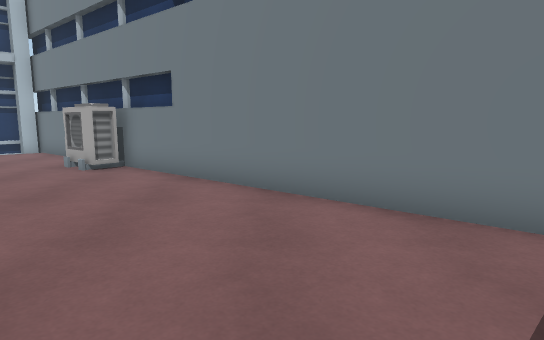
View 1 (above)

18 first-person views from a walk through a scene from a Unity 3-D project. The camera is 1.3 m above the floor, tilts 8° down and sees 75° across. The floor is counted in squares, 1 m on a side. Each view is taken from the middle of a square. On the plan, view 1 faces up. The plan holds only what a view shows up to about 15 squares ahead; the rest is blank. The place goes on beyond the plan. The player character is not drawn.

View 2
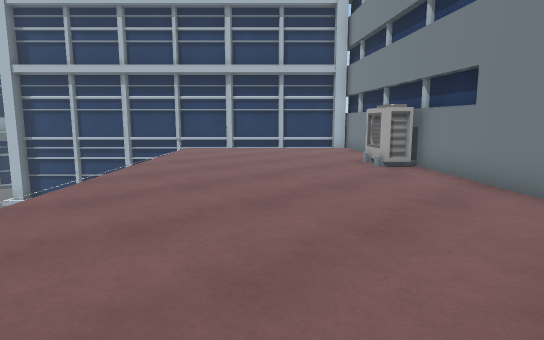

View 3
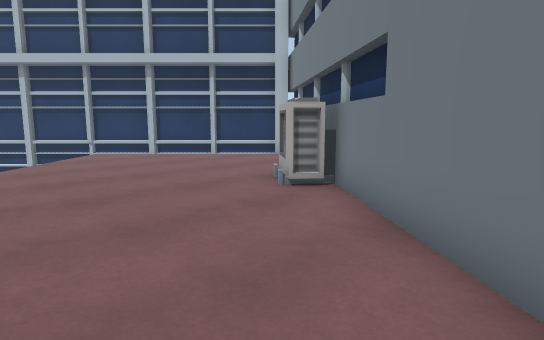

View 4
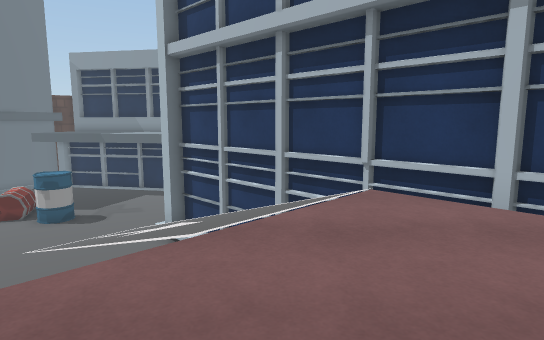

View 5
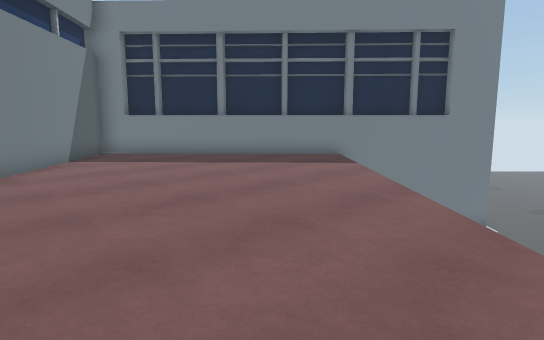

View 6
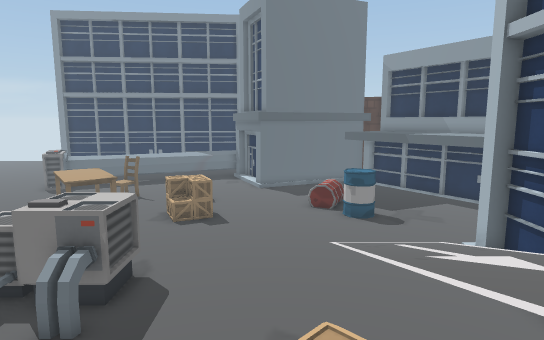

View 7
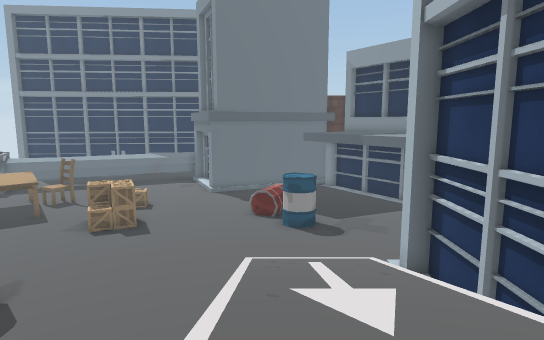

View 8
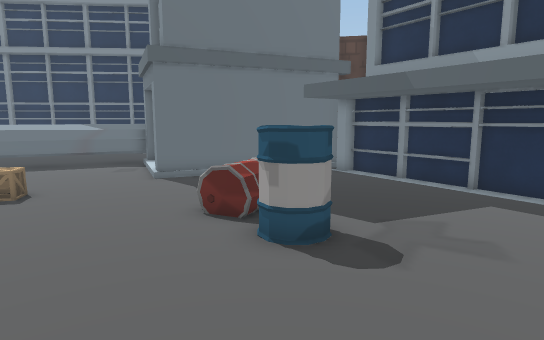

View 9
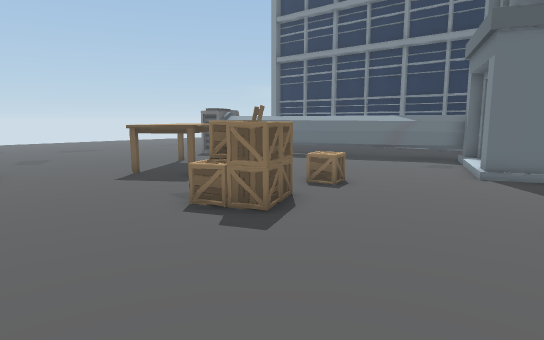

View 10
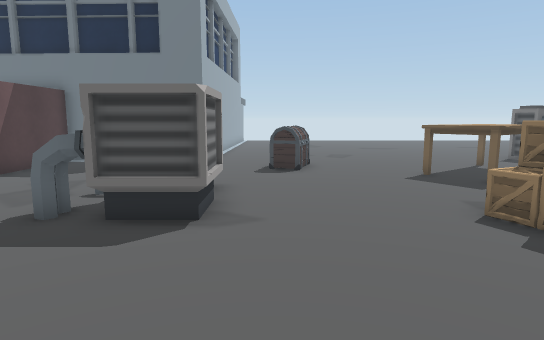

View 11
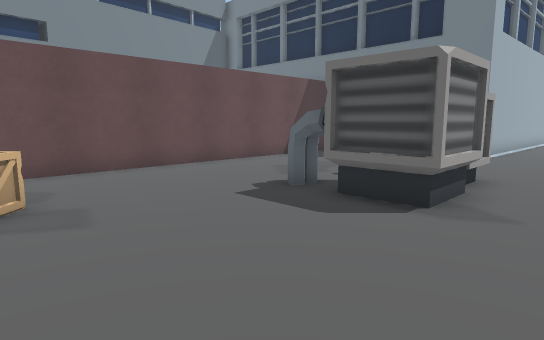

View 12
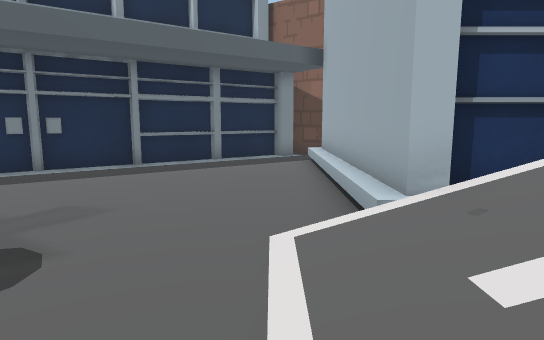

View 13
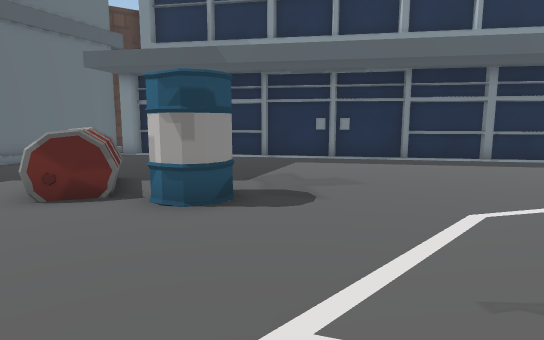

View 14
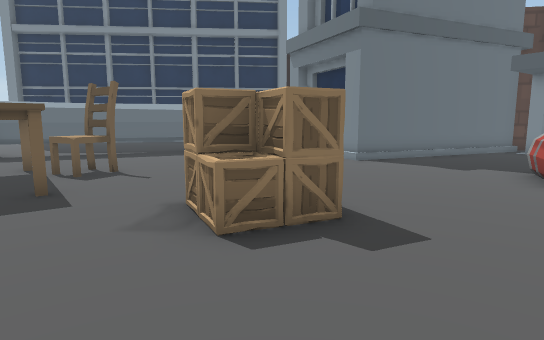

View 15
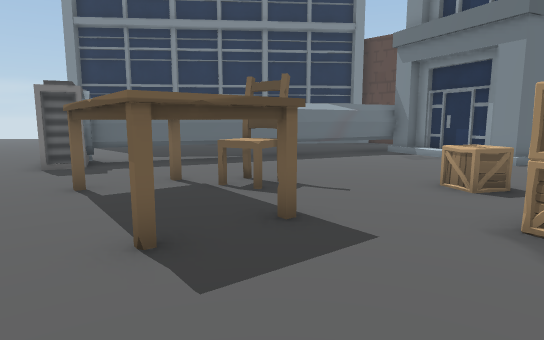

View 16
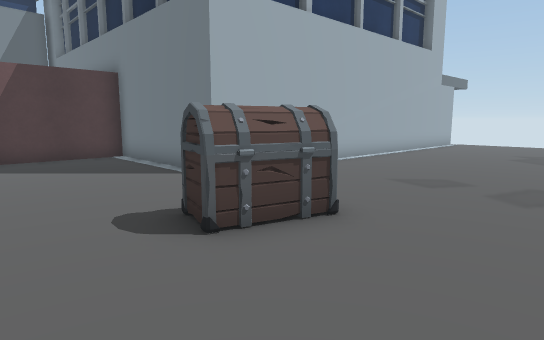

View 17
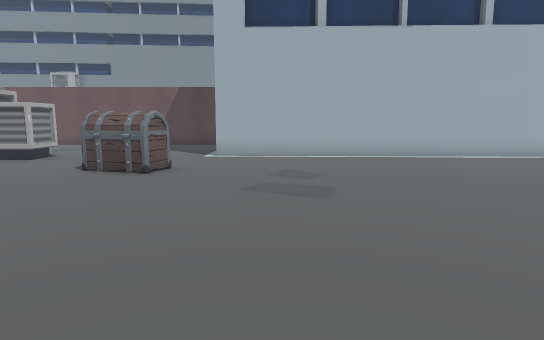

View 18
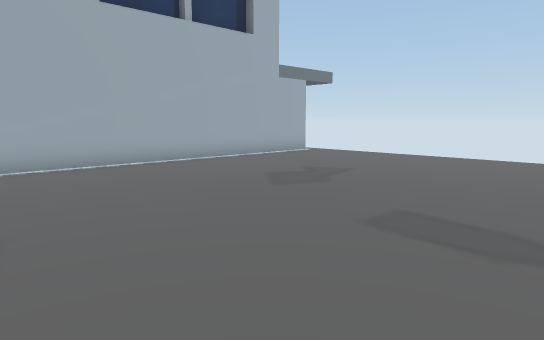

### Floor plan
Key: @ floor where view 1 was taken; # wall or solid block; . main floor; : floor 3 m higher than the main floor; / step, stairs or slope; = window, fence, low wall or low ledge; v drop or lower ground; O other object.
Columns run from 31 left of view 1 to 5 right of it. Each row starts with its distance up from view 1.
 11                 ##v:::::: ##
 10    ##           #v:::::::OO##
  9    #.          ##:::::::::O:##
  8   ##.O#       ##//:::::::::::##
  7   #...##     ##////:::::::::::###
  6   #....##   ##///// ::::::::::::##
  5   #.....#####//////.#::::::::::::##
  4  ##......###/////OO..#::::::::::::##
  3  #........//////#OO...#::::::::::::##
  2  #......../////#.......#::::::::::::#
  1  #.........///=.........#:::::::::::#
  0  #..........//...........#:::::@:::##
 -1  #........................#:::::::##
 -2 ##......OO.........###.....#:::::##
 -3 #=......O.........####=.....#::###
 -4 #......OO..........###.......####
 -5 #.....OOO...........##.......##
 -6 #......O....................##
 -7 #............OOO...........##
 -8 ###..........OO...........##
 -9   ###.........O......OO...##
-10     ###....OO........OOO...##
-11      ##.........OO....O.....##
-12      #/........OOO...........##
-13      #/.......OOOO............##
-14      #........OO O.............##
-15      ##........OOO..............##
-16       ####.......................##
-17          ####.....................#
-18            ####...................##
-19               ##OO. ...............#

Where each view was taken, in squares from view 1:
view 1: 0 up, 0 right, facing up
view 2: 0 up, 0 right, facing up-left
view 3: 4 up, 0 right, facing up-left
view 4: 7 up, 8 left, facing left
view 5: 7 up, 9 left, facing down-right
view 6: 6 up, 9 left, facing down-left
view 7: 7 up, 12 left, facing down-left
view 8: 2 up, 18 left, facing down-left
view 9: 0 up, 18 left, facing down
view 10: 0 up, 18 left, facing down-right
view 11: 1 down, 18 left, facing right
view 12: 1 down, 19 left, facing up-left
view 13: 1 down, 17 left, facing left
view 14: 4 down, 14 left, facing down-left
view 15: 8 down, 12 left, facing down-left
view 16: 10 down, 14 left, facing right
view 17: 19 down, 13 left, facing up-right
view 18: 18 down, 11 left, facing right
